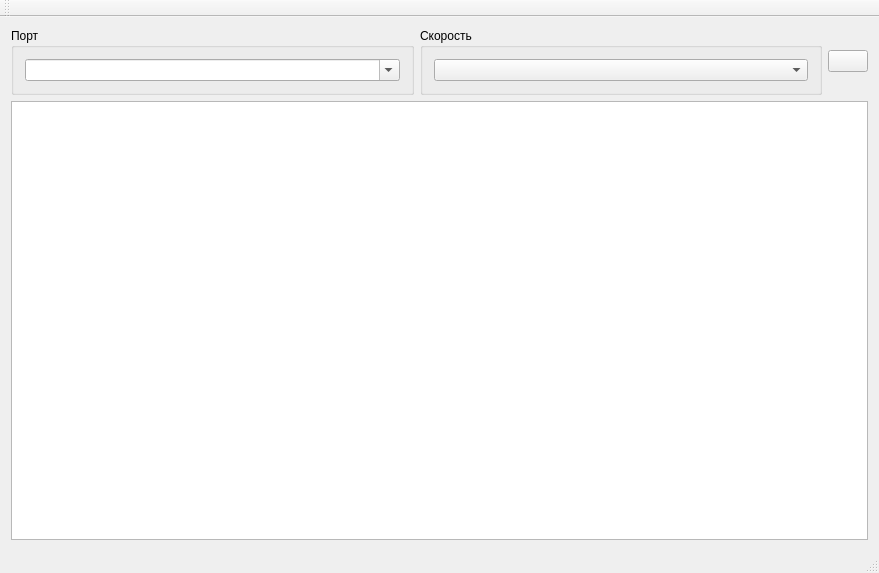
<?xml version="1.0" encoding="UTF-8"?>
<ui version="4.0">
 <class>MainWindow</class>
 <widget class="QMainWindow" name="MainWindow">
  <property name="geometry">
   <rect>
    <x>0</x>
    <y>0</y>
    <width>879</width>
    <height>573</height>
   </rect>
  </property>
  <property name="windowTitle">
   <string>MainWindow</string>
  </property>
  <widget class="QWidget" name="centralWidget">
   <layout class="QVBoxLayout" name="verticalLayout_3">
    <item>
     <layout class="QHBoxLayout" name="horizontalLayout_2">
      <item>
       <widget class="QGroupBox" name="groupBox">
        <property name="title">
         <string>Порт</string>
        </property>
        <layout class="QVBoxLayout" name="verticalLayout_2">
         <item>
          <widget class="QComboBox" name="comboBoxPortName">
           <property name="editable">
            <bool>true</bool>
           </property>
          </widget>
         </item>
        </layout>
       </widget>
      </item>
      <item>
       <widget class="QGroupBox" name="groupBox_2">
        <property name="title">
         <string>Скорость</string>
        </property>
        <layout class="QVBoxLayout" name="verticalLayout">
         <item>
          <widget class="QComboBox" name="comboBoxSpeed"/>
         </item>
        </layout>
       </widget>
      </item>
      <item>
       <widget class="QPushButton" name="pushButtonOpenOrClose">
        <property name="sizePolicy">
         <sizepolicy hsizetype="Maximum" vsizetype="Fixed">
          <horstretch>0</horstretch>
          <verstretch>0</verstretch>
         </sizepolicy>
        </property>
        <property name="text">
         <string/>
        </property>
       </widget>
      </item>
     </layout>
    </item>
    <item>
     <widget class="QTextEdit" name="textEdit"/>
    </item>
   </layout>
  </widget>
  <widget class="QMenuBar" name="menuBar">
   <property name="geometry">
    <rect>
     <x>0</x>
     <y>0</y>
     <width>879</width>
     <height>21</height>
    </rect>
   </property>
  </widget>
  <widget class="QToolBar" name="mainToolBar">
   <attribute name="toolBarArea">
    <enum>TopToolBarArea</enum>
   </attribute>
   <attribute name="toolBarBreak">
    <bool>false</bool>
   </attribute>
  </widget>
  <widget class="QStatusBar" name="statusBar"/>
 </widget>
 <layoutdefault spacing="6" margin="11"/>
 <resources/>
 <connections/>
</ui>
